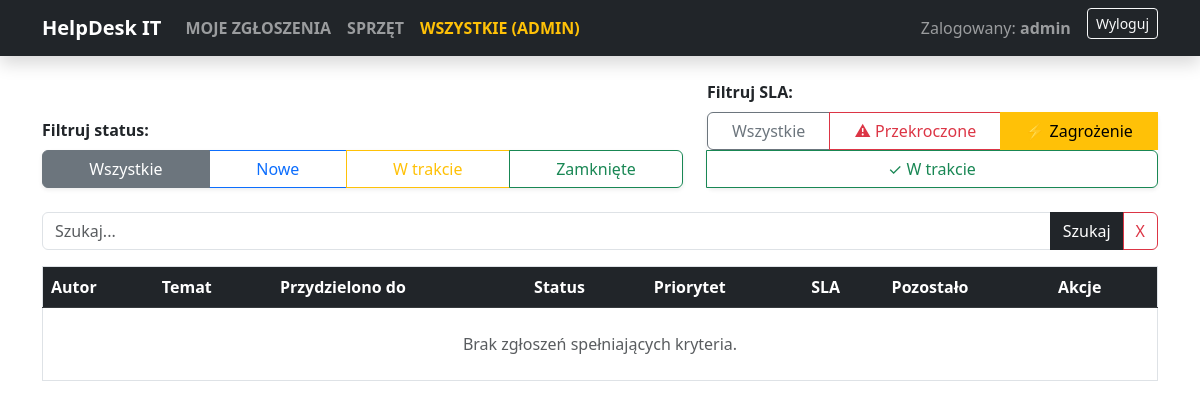
The page /panel-it/?status=&sla=at_risk&q= (signed in) on the database as committed earlier.
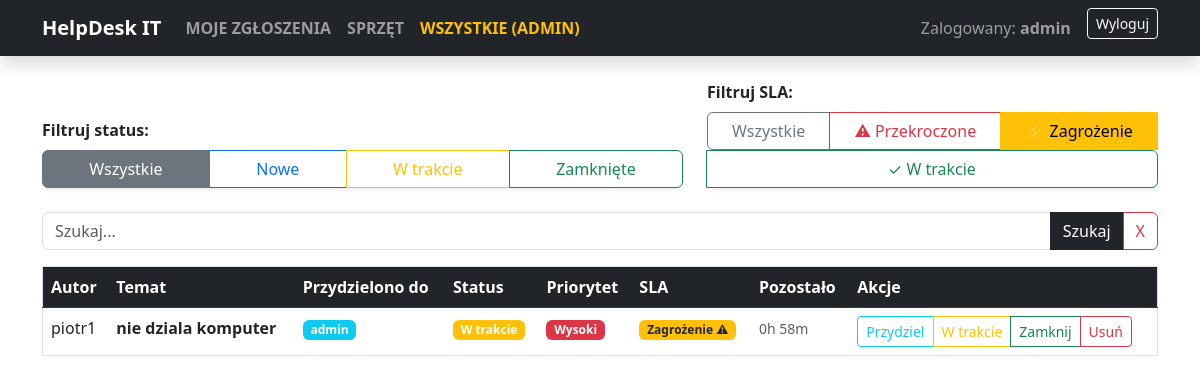
The same page on the database as committed later.
### zgloszenia/models.py (models this page shows, shortened)
class Zgloszenie(models.Model):
    KATEGORIE = [
        ('sprzet', 'Sprzęt'),
        ('oprogramowanie', 'Oprogramowanie'),
        ('net', 'Internet'),
    ]
    PRIORYTETY = [
        ('niski', 'Niski'),
        ('wysoki', 'Wysoki'),
    ]
    STATUSY = [
        ('nowe', 'Nowe'),
        ('w_trakcie', 'W trakcie'),
        ('zamkniete', 'Zamknięte'),
    ]
    tytul = models.CharField(max_length=200, verbose_name='Tytuł awarii')
    opis = models.TextField(verbose_name='Opis awarii')
    kategoria = models.CharField(max_length=20, choices=KATEGORIE, default='sprzet')
    priorytet = models.CharField(max_length=20, choices=PRIORYTETY, default='niski')
    status = models.CharField(max_length=20, choices=STATUSY, default='nowe')
    data_utworzenia = models.DateTimeField(auto_now_add=True)
    data_rozwiazania = models.DateTimeField(null=True, blank=True, verbose_name='Data rozwiązania')
    sla_deadline = models.DateTimeField(null=True, blank=True, verbose_name='Termin SLA')
    autor = models.ForeignKey(User, on_delete=models.CASCADE)
    assigned_to = models.ForeignKey(User, on_delete=models.SET_NULL, null=True, blank=True, related_name='przydzielone_zgloszenia', verbose_name='Przydzielono do')
    urzadzenie = models.ForeignKey(Sprzet, on_delete=models.SET_NULL, null=True, blank=True)
    def get_sla_status(self):
        if not self.sla_deadline:
            return 'on_track'
        if self.status == 'zamkniete':
            if self.data_rozwiazania and self.data_rozwiazania <= self.sla_deadline:
                return 'met'
            else:
                return 'breached'
        else:
            time_remaining = self.sla_deadline - timezone.now()
            if time_remaining.total_seconds() < 0:
                return 'breached'
            elif time_remaining.total_seconds() < 3600:
                return 'at_risk'
            else:
                return 'on_track'
    def get_sla_status_display(self):
        status_map = {
            'on_track': 'W trakcie ✓',
            'at_risk': 'Zagrożenie ⚠',
            'breached': 'Przekroczone ✗',
            'met': 'Spełnione ✓'
        }
        return status_map.get(self.get_sla_status(), 'Nieznany')
    def get_time_remaining(self):
        if not self.sla_deadline:
            return 'Brak SLA'
        remaining = self.sla_deadline - timezone.now()
        hours, remainder = divmod(int(remaining.total_seconds()), 3600)
        minutes = remainder // 60
        return f"{hours}h {minutes}m"
    screenshot = models.ImageField(upload_to='screenshoty/', null=True, blank=True)

### zgloszenia/views.py (the view)
# urls.py: path('panel-it/', views.panel_administratora, name='panel_administratora'),
@login_required
@user_passes_test(czy_admin)
def panel_administratora(request):
    zgloszenia = Zgloszenie.objects.all().order_by('-data_utworzenia')
    wybrany_status = request.GET.get('status', '')
    szukana_fraza = request.GET.get('q', '')
    wybrany_sla = request.GET.get('sla', '')
    if wybrany_status:
        zgloszenia = zgloszenia.filter(status=wybrany_status)
    if szukana_fraza:
        zgloszenia = zgloszenia.filter(
            Q(tytul__icontains=szukana_fraza) |
            Q(opis__icontains=szukana_fraza)
        )
    if wybrany_sla == 'breached':
        zgloszenia = [z for z in zgloszenia if z.get_sla_status() == 'breached']
    elif wybrany_sla == 'at_risk':
        zgloszenia = [z for z in zgloszenia if z.get_sla_status() == 'at_risk']
    elif wybrany_sla == 'on_track':
        zgloszenia = [z for z in zgloszenia if z.get_sla_status() == 'on_track']
    context = {
        'zgloszenia': zgloszenia,
        'wybrany_status': wybrany_status,
        'szukana_fraza': szukana_fraza,
        'wybrany_sla': wybrany_sla,
    }
    return render(request, 'zgloszenia/panel_admina.html', context)

### zgloszenia/views.py (called while the page is built)
def czy_admin(user):
    return user.is_staff

### zgloszenia/templates/zgloszenia/panel_admina.html (shortened to what the changed rows need)
{% extends 'base.html' %}
{% block content %}
<table class="table table-hover border">
    <thead class="table-dark">
        <tr>
            <th>Autor</th>
            <th>Temat</th>
            <th>Przydzielono do</th>
            <th>Status</th>
            <th>Priorytet</th>
            <th>SLA</th>
            <th>Pozostało</th>
            <th>Akcje</th>
        </tr>
    </thead>
    <tbody>
        {% for z in zgloszenia %}
        <tr>
            <td>{{ z.autor.username }}</td>
            <td>
                <a href="{% url 'szczegoly_zgloszenia' z.pk %}" class="fw-bold text-decoration-none text-dark">
                    {{ z.tytul }}
                </a>
            </td>
            <td>
                {% if z.assigned_to %}
                    <span class="badge bg-info">{{ z.assigned_to.username }}</span>
                {% else %}
                    <span class="badge bg-secondary">Nieprzydzielone</span>
                {% endif %}
            </td>
            <td>
                <span class="badge
                    {% if z.status == 'nowe' %}bg-primary{% elif z.status == 'w_trakcie' %}bg-warning{% else %}bg-success{% endif %}">
                    {{ z.get_status_display }}
                </span>
            </td>
            <td>
                <span class="badge {% if z.priorytet == 'wysoki' %}bg-danger{% else %}bg-info{% endif %}">
                    {{ z.get_priorytet_display }}
                </span>
            </td>
            <td>
                {% with sla_status=z.get_sla_status %}
                <span class="badge {% if sla_status == 'on_track' %}bg-success{% elif sla_status == 'at_risk' %}bg-warning text-dark{% elif sla_status == 'breached' %}bg-danger{% else %}bg-info{% endif %}">
                    {{ z.get_sla_status_display }}
                </span>
                {% endwith %}
            </td>
            <td>
                {% if z.status != 'zamkniete' %}
                    <small class="text-muted">{{ z.get_time_remaining }}</small>
                {% else %}
                    <small class="text-muted">-</small>
                {% endif %}
            </td>
            <td>
                <div class="btn-group btn-group-sm" role="group">
                    <a href="{% url 'przydziel_zgloszenie' z.pk %}" class="btn btn-outline-info">Przydziel</a>
                    <a href="{% url 'zmien_status' z.pk 'w_trakcie' %}" class="btn btn-outline-warning">W trakcie</a>
                    <a href="{% url 'zmien_status' z.pk 'zamkniete' %}" class="btn btn-outline-success">Zamknij</a>
                    <a href="{% url 'usun_zgloszenie' z.pk %}" class="btn btn-outline-danger"
                        onclick="return confirm('Czy na pewno chcesz trwale usunąć to zgłoszenie?')">Usuń</a>
                </div>
            </td>
        </tr>
        {% empty %}
        <tr>
            <td colspan="8" class="text-center text-muted p-4">Brak zgłoszeń spełniających kryteria.</td>
        </tr>
        {% endfor %}
    </tbody>
</table>
{% endblock %}

Rows that differ between the two databases and show on the page:
added Zgloszenie: autor.username "piotr1", tytul "nie dziala komputer", assigned_to.username "admin", status "W trakcie", priorytet "Wysoki", sla_status "Zagrożenie ⚠", get_time_remaining "0h 58m"
Other text that changed with them:
text no longer shown: "Brak zgłoszeń spełniających kryteria."
